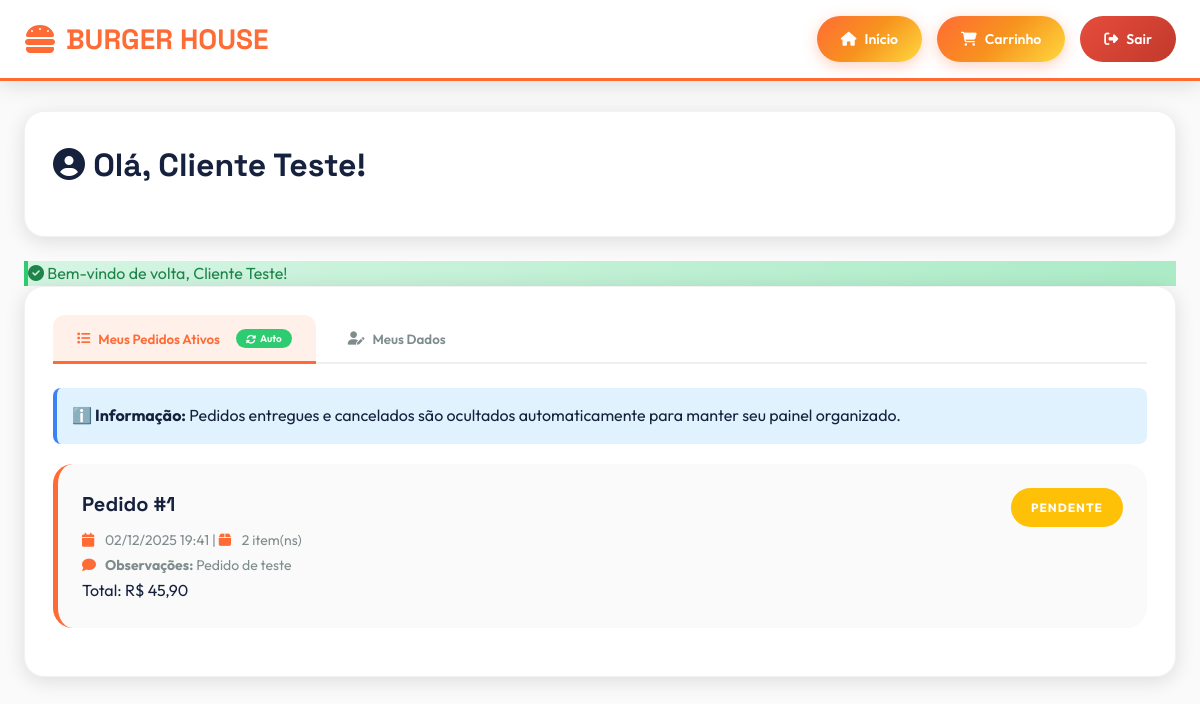
/painel_cliente.php (signed in), run on the app's committed database.
### tables this page shows
CREATE TABLE pedidos (
    id INT PRIMARY KEY AUTO_INCREMENT,
    id_cliente INT NOT NULL,
    total DECIMAL(10,2) NOT NULL,
    status ENUM('pendente', 'preparando', 'pronto', 'entregue', 'cancelado') DEFAULT 'pendente',
    observacoes TEXT,
    criado_em TIMESTAMP DEFAULT CURRENT_TIMESTAMP,
    FOREIGN KEY (id_cliente) REFERENCES usuarios(id) ON DELETE CASCADE,
    INDEX idx_status (status)
);

### helpers.php (called while the page is built, shortened)
<?php
function formatar_preco($valor) {
    return 'R$ ' . number_format($valor, 2, ',', '.');
}
?>

### painel_cliente.php (the view, shortened to what this page needs)
<?php
include "config.php";
include "helpers.php";
$id_cliente = $_SESSION['id_usuario'];
$pedidos = $conn->query("
    SELECT p.*, COUNT(pi.id) as total_itens
    FROM pedidos p
    LEFT JOIN pedido_itens pi ON p.id = pi.id_pedido
    WHERE p.id_cliente = $id_cliente
    AND p.status NOT IN ('entregue', 'cancelado')
    GROUP BY p.id
    ORDER BY p.criado_em DESC
")->fetch_all(MYSQLI_ASSOC);
$status_cores = [
    'pendente' => '#ffc107',
    'preparando' => '#17a2b8',
    'pronto' => '#28a745',
    'entregue' => '#6c757d',
    'cancelado' => '#dc3545'
];
$status_labels = [
    'pendente' => 'PENDENTE',
    'preparando' => 'PREPARANDO',
    'pronto' => 'PRONTO',
    'entregue' => 'ENTREGUE',
    'cancelado' => 'CANCELADO'
];
?>
<!DOCTYPE html>
<html lang="pt-BR">
<head>
    <link rel="stylesheet" href="https://cdnjs.cloudflare.com/ajax/libs/font-awesome/6.4.0/css/all.min.css">
    <link rel="stylesheet" href="style.css">
</head>
<body>
    <div class="header">
        <div class="header-container">
            <a href="index.php" class="logo"><i class="fas fa-hamburger"></i> BURGER HOUSE</a>
            <div style="display: flex; gap: 15px;">
                <a href="index.php" class="btn btn-primary"><i class="fas fa-home"></i> Início</a>
                <a href="carrinho.php" class="btn btn-primary">
                    <i class="fas fa-shopping-cart"></i> Carrinho
                </a>
                <a href="logout.php" class="btn btn-danger"><i class="fas fa-sign-out-alt"></i> Sair</a>
            </div>
        </div>
    </div>
    <div class="container">
        <div class="card">
            <h1><i class="fas fa-user-circle"></i> Olá, <?= htmlspecialchars($_SESSION['usuario']) ?>!</h1>
        </div>
        <?php if (isset($_SESSION['sucesso'])): ?>
            <div class="alert-success"><i class="fas fa-check-circle"></i> <?= $_SESSION['sucesso'] ?></div>
        <?php endif; ?>
        <div class="card">
            <div class="tabs">
                <button class="tab active" onclick="mudarTab('pedidos')">
                    <i class="fas fa-list"></i> Meus Pedidos Ativos
                    <span class="auto-update-badge">
                        <i class="fas fa-sync-alt"></i> Auto
                    </span>
                </button>
                <button class="tab" onclick="mudarTab('dados')">
                    <i class="fas fa-user-edit"></i> Meus Dados
                </button>
            </div>
            <div id="pedidos" class="tab-content active">
                <div style="background: #e0f2fe; padding: 15px; border-radius: 8px; margin-bottom: 20px; border-left: 4px solid #3b82f6;">
                    <strong>ℹ️ Informação:</strong> Pedidos entregues e cancelados são ocultados automaticamente para manter seu painel organizado.
                </div>
                <div id="pedidos-container">
                    <?php if (empty($pedidos)): ?>
                        <div class="empty">
                            <i class="fas fa-receipt"></i>
                            <h2>Nenhum pedido ativo</h2>
                            <p>Faça seu primeiro pedido!</p>
                            <br>
                            <a href="index.php" class="btn btn-success"><i class="fas fa-shopping-bag"></i> Ver Produtos</a>
                        </div>
                    <?php else: ?>
                        <?php foreach ($pedidos as $pedido): ?>
                            <div class="pedido" id="pedido-<?= $pedido['id'] ?>">
                                <div class="pedido-header">
                                    <div>
                                        <div class="pedido-numero">Pedido #<?= $pedido['id'] ?></div>
                                        <div class="pedido-info">
                                            <i class="fas fa-calendar"></i>
                                            <?= date('d/m/Y H:i', strtotime($pedido['criado_em'])) ?>
                                            | <i class="fas fa-box"></i> <?= $pedido['total_itens'] ?> item(ns)
                                        </div>
                                    </div>
                                    <div style="display:flex;flex-direction:column;gap:10px;align-items:flex-end;">
                                        <span class="status-badge" id="status-badge-<?= $pedido['id'] ?>"
                                            style="background: <?= $status_cores[$pedido['status']] ?>">
                                            <?= $status_labels[$pedido['status']] ?>
                                        </span>
                                    </div>
                                </div>
                                <?php if ($pedido['observacoes']): ?>
                                    <div class="pedido-info">
                                        <i class="fas fa-comment"></i> <strong>Observações:</strong>
                                        <?= htmlspecialchars($pedido['observacoes']) ?>
                                    </div>
                                <?php endif; ?>
                                <div class="pedido-total">Total: <?= formatar_preco($pedido['total']) ?></div>
                            </div>
                        <?php endforeach; ?>
                    <?php endif; ?>
                </div>
            </div>
        </div>
    </div>
</body>
</html>

### data on the page
pedidos: id "1", criado_em "02/12/2025 19:41", total_itens "2", status "PENDENTE", observacoes "Pedido de teste", total "R$ 45,90"

### other printed values
$_SESSION['usuario'] "Cliente Teste"
$_SESSION['sucesso'] "Bem-vindo de volta, Cliente Teste!"
